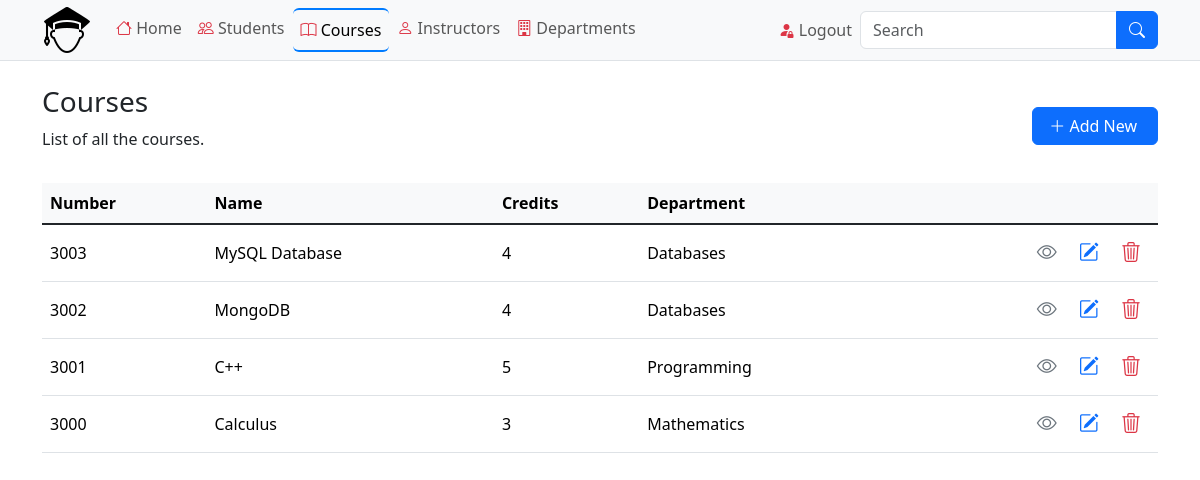
The app's page /courses.php (signed in) with its own data.
### tables this page shows
CREATE TABLE `courses` (
  `course_id` int(11) NOT NULL,
  `course_number` int(11) NOT NULL,
  `course_name` varchar(100) DEFAULT NULL,
  `credits` int(11) NOT NULL,
  `instructor_id` int(11) DEFAULT NULL,
  `department_id` int(11) DEFAULT NULL,
  `created_at` timestamp NOT NULL DEFAULT current_timestamp(),
  `updated_at` timestamp NOT NULL DEFAULT current_timestamp() ON UPDATE current_timestamp()
);

CREATE TABLE `departments` (
  `department_id` int(11) NOT NULL,
  `department_name` varchar(100) DEFAULT NULL,
  `salary` float(10,2) DEFAULT NULL,
  `start_date` date DEFAULT NULL,
  `instructor_id` int(11) DEFAULT NULL,
  `created_at` timestamp NOT NULL DEFAULT current_timestamp(),
  `updated_at` timestamp NOT NULL DEFAULT current_timestamp() ON UPDATE current_timestamp()
);

### classes/Db.php (called while the page is built, shortened)
<?php
class DB
{
    private $hostName = 'localhost';
    private $dbUser = 'root';
    private $dbPass = '';
    private $dbName = 'student_management_system';
    private $options = [];
    protected $conn;
    public function __construct()
    {
        if (!isset($this->conn)) {
            try {
                $this->conn = new PDO("mysql:host=" . $this->hostName . "; dbname=" . $this->dbName, $this->dbUser, $this->dbPass, $this->options);
            } catch (PDOException $e) {
                die($e->getMessage());
            }
        }
        return $this->conn;
    }
}

### classes/Course.php (called while the page is built, shortened)
<?php
include_once 'Db.php';
class Course extends DB
{
    public function getCourses()
    {
        try {
            $stmt = $this->conn->prepare(
                "SELECT c.course_id, c.course_number, c.course_name, c.credits,
                        d.department_name
                FROM courses c
                LEFT JOIN departments d
                ON c.department_id = d.department_id
                ORDER BY c.course_id DESC"
            );
            $stmt->execute();
            return $stmt->fetchAll(PDO::FETCH_ASSOC);
        } catch (PDOException $e) {
            $this->output = $e->getMessage();
            return $this->output;
        }
    }
}

### courses.php (the view, shortened to what this page needs)
<?php
include_once './classes/Course.php';
$courses = new Course();
?>
<?php include './includes/header.php'; ?>
<div class="container">
    <div class="row">
        <div class="col-12">
            <div class="d-flex align-items-center justify-content-between mt-4 mb-3">
                <div>
                    <h3>Courses</h3>
                    <p>
                        List of all the courses.
                    </p>
                </div>
                <div>
                    <a href="add-course.php" class="btn btn-primary custom">
                        <i class="bi bi-plus-lg"></i> Add New
                    </a>
                </div>
            </div>
            <div>
                <table class="table table-hover">
                    <thead>
                        <tr class="table-light">
                            <th scope="col">Number</th>
                            <th scope="col">Name</th>
                            <th scope="col">Credits</th>
                            <th scope="col">Department</th>
                            <th scope="col"></th>
                        </tr>
                    </thead>
                    <tbody class="table-group-divider">
                        <?php if (!empty($courses->getCourses())) : ?>
                            <?php foreach ($courses->getCourses() as $course) : ?>
                                <tr>
                                    <td class="align-middle"><?= $course['course_number'] ?></td>
                                    <td class="align-middle"><?= $course['course_name'] ?></td>
                                    <td class="align-middle"><?= $course['credits'] ?></td>
                                    <td class="align-middle"><?= $course['department_name'] ?></td>
                                    <td class="text-end align-middle text-nowrap">
                                        <a href="view-course.php?courseId=<?= $course['course_number'] ?>" title="Course Details" class="btn btn-transparent btn-sm text-secondary">
                                            <i class="bi bi-eye fs-5"></i>
                                        </a>
                                        <a href="update-course.php?courseId=<?= $course['course_number'] ?>" title="Edit Course" class="btn btn-transparent btn-sm text-primary">
                                            <i class="bi bi-pencil-square fs-5"></i>
                                        </a>
                                        <a href="delete-course.php?courseId=<?= $course['course_number'] ?>" title="Delete Course" class="btn btn-transparent btn-sm text-danger">
                                            <i class="bi bi-trash3 fs-5"></i>
                                        </a>
                                    </td>
                                </tr>
                            <?php endforeach; ?>
                        <?php endif; ?>
                    </tbody>
                </table>
            </div>
        </div>
    </div>
</div>
<?php include './includes/footer.php'; ?>

### assets/css/styles.css (style rules this page uses)
html, body { height: 100%; }
.btn.custom { padding-left: 1rem !important; padding-right: 1.25rem !important; }

### records on screen
courses: course_number "3003", course_name "MySQL Database", credits "4", department.department_name "Databases"
courses: course_number "3002", course_name "MongoDB", credits "4", department.department_name "Databases"
courses: course_number "3001", course_name "C++", credits "5", department.department_name "Programming"
courses: course_number "3000", course_name "Calculus", credits "3", department.department_name "Mathematics"
